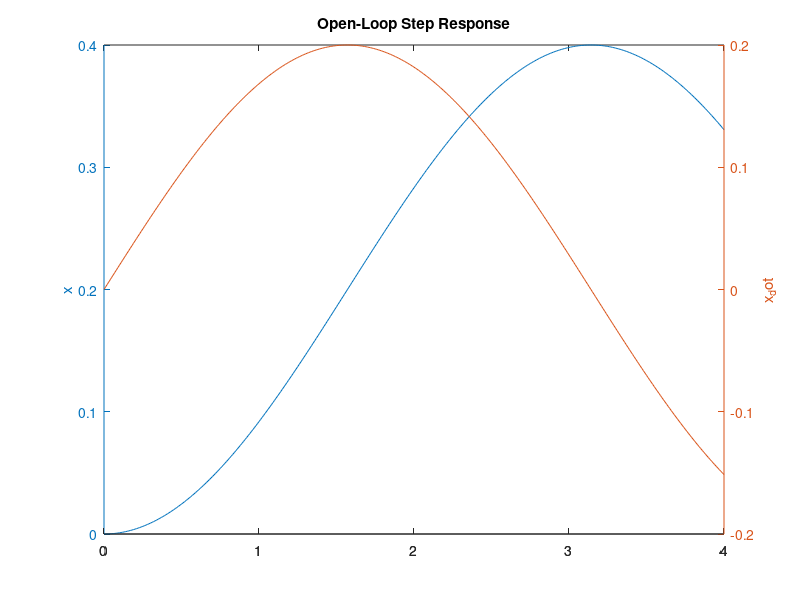

This chart was generated by the following MATLAB code: (Note: this script raises an error after producing the figure.)
pkg load control;

% Plot both x and x_dot
function plotResponse(sys, plotTitle)
figure;
t = 0:0.01:4;
r = 0.2*ones(size(t));
[y,t,x]=lsim(sys,r,t);
[AX,H1,H2] = plotyy(t,y(:,1),t,y(:,2),'plot');
set(get(AX(1),'Ylabel'),'String','x');
set(get(AX(2),'Ylabel'),'String','x_dot');
title(plotTitle)
end

% Plot only x
function plotResponseSingle(sys, plotTitle)
figure;
t = 0:0.01:4;
r = 0.2*ones(size(t));
[y,t,x]=lsim(sys,r,t);
plot(t,y,'-b');
ylabel('x');
title(plotTitle)
end

% State space for simple second-order spring-mass equation
k = 1;
m = 1;

A = [0 1; -k/m 0];
B = [0; 1/m];
C = eye(2);
D = 0;

states = {'x' 'x_dot'};
inputs = {'F'};
outputs = {'x'; 'x_dot'};
sys_ss = ss(A,B,C,D,
    'statename',states,
    'inputname',inputs,
    'outputname',outputs);
plotResponse(sys_ss, 'Open-Loop Step Response');
print -dpng -S"700,300" -F"Helvetia:6" image-ol.png

% Controller using LQR
Q = C'*C;
Q(1,1) = 10;
R = 0.01;
K = lqr(A,B,Q,R);

% Correct position error
Cn = [1 0];
sys_nbar = ss(A,B,Cn,0);
Nbar = rscale(sys_nbar,K);

Ac = [(A-B*K)];
Bc = [B*Nbar];
Cc = [C];
Dc = [D];

sys_cl = ss(Ac,Bc,Cc,Dc,
    'statename',states,
    'inputname',inputs,
    'outputname',outputs);
plotResponse(sys_cl,
    'Closed-Loop Step Response with LQR controller');
print -dpng -S"700,300" -F"Helvetia:6" image-lqr.png

% Use a PID controller
Kp = 100;
Ki = 200;
Kd = 20;

% We need to have SISO, so redefine C to only give us x out
C_siso = [1 0];
outputs_siso = {'x'};
sys_ss_siso = ss(A,B,C_siso,D,
    'statename',states,
    'inputname',inputs,
    'outputname',outputs_siso);
sys_tf = tf(sys_ss_siso);

pid_controller = pid(Kp,Ki,Kd);
sys_cl_pid = feedback(pid_controller*sys_tf,1);
plotResponseSingle(sys_cl_pid,
    'Closed-Loop Step Response with PID controller');
print -dpng -S"700,300" -F"Helvetia:6" image-pid.png

% Now let's use our new PID in SS form controller
%
% Note 1: We're using C_siso since with a PID controller you only have one
% output.
%
% Note 2: bf = [0;0] (and thus Kg = 1) since normally feedback does not couple
% directly and instantaneously into the output, but then it doesn't work
bf = B;
bs = B;
Kg = inv(1 + Kd*C_siso*bf);

% u = [v;s]
Apid = [A zeros(size(A,1),1); C_siso zeros(1,1)];
Bpid = [bf bs; 0 -1];
Cpid = [C_siso 0; C_siso 0; zeros(1,size(C,2)) 1; Kg*C_siso*A 0];
Dpid = [0 0; 0 -1; 0 0; 0 Kg*C_siso*bs];

% u = s, allowing us to run this nicely in lsim
Apid_cl = [A-bf*(Kp*C_siso+Kd*Kg*C_siso*A) -bf*Ki; C_siso 0];
Bpid_cl = [bf*(Kp-Kd*Kg*C_siso*bs)+bs; -1];
Cpid_cl = [C_siso 0];
Dpid_cl = 0;

states_pid = {'x' 'x_dot' 'z'};
inputs_pid = {'s'};
sys_ss_pid = ss(Apid_cl,Bpid_cl,Cpid_cl,Dpid_cl,
    'statename',states_pid,
    'inputname',inputs_pid,
    'outputname',outputs_siso);
plotResponseSingle(sys_ss_pid,
    'Closed-Loop Step Response with PID controller in SS form');
print -dpng -S"700,300" -F"Helvetia:6" image-pid-ss.png
